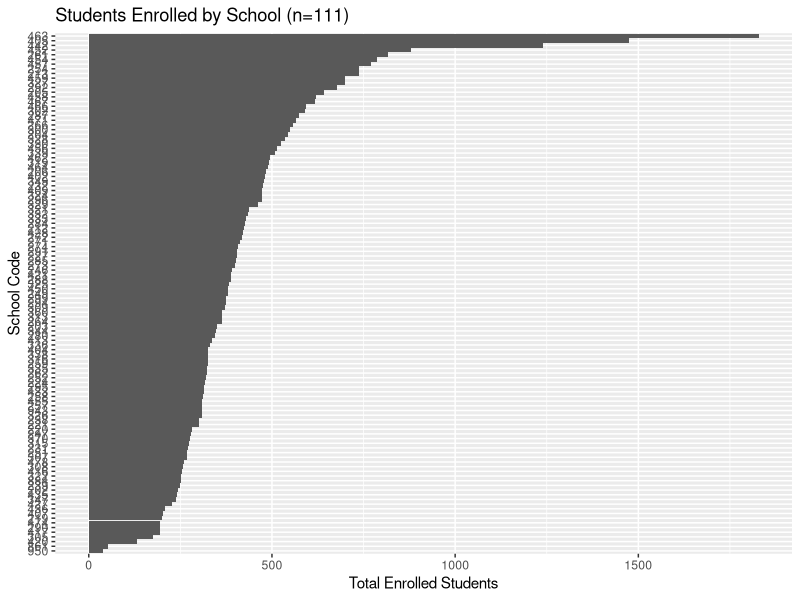
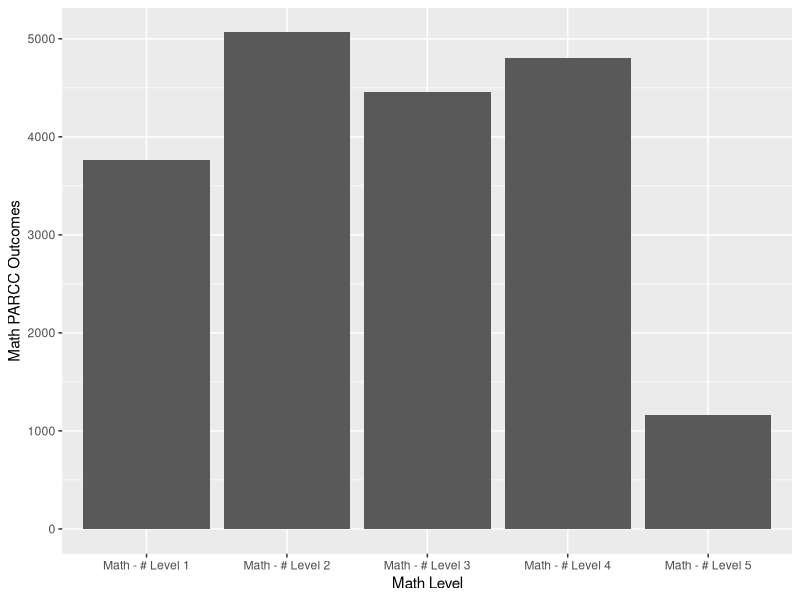
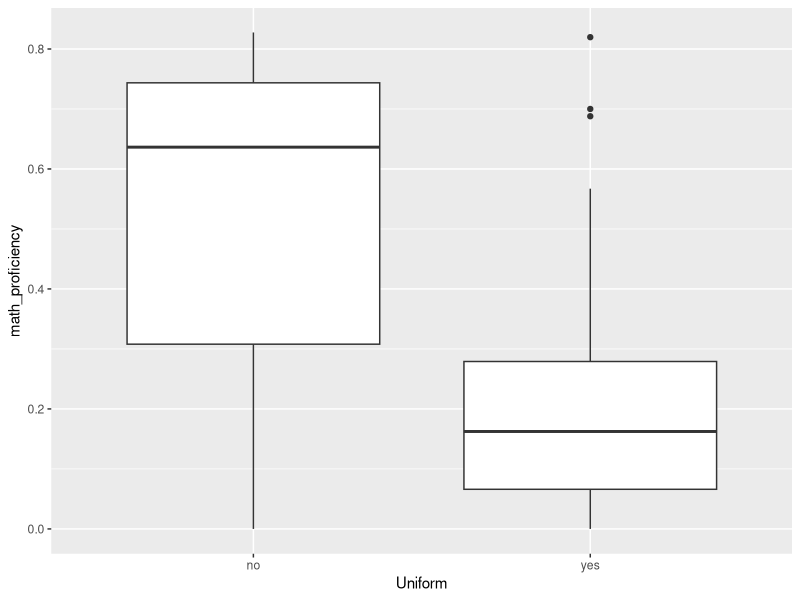

Recreate these plots in R, in order. (Note: this script raises an error after producing the figures.)
## ---- chunk 1
knitr::opts_chunk$set(
  echo = TRUE,
  message = FALSE,
  warning = FALSE
)

library(tidyverse)
library(scales)
library(modelr)
library(corrplot)

scores_all_grades <- read_csv("../data/DC/dcps_parcc_scores_all_grades_17_18.csv", na = c("n < 10")) %>% 
  filter(Grade != "ALL") %>% 
  filter(`School Code` != "DCPS") %>%
  mutate(`School Code` = as.numeric(`School Code`))

scores <- read_csv("../data/DC/dcps_parcc_scores_all_grades_17_18.csv", na = c("n < 10")) %>% 
  filter(Grade == "ALL") %>% #Show all grades
  select(-Grade) %>%
  filter(`School Code` != "DCPS") %>%
  mutate(`School Code` = as.numeric(`School Code`))

schools <- read_csv("../data/DC/dcps_school_scorecard_17_18_trimmed.csv") 

enrollment <- read_csv("../data/DC/enrollment-data-17-18.csv") %>% select(-Name)

budget <- read_csv("../data/DC/dcpsbudget.ourdcschools.org-budget-data.csv") %>% 
  filter(YEAR == 2018) %>% 
  select(-WARD, -SCHOOLNAME, -LAT,-LON,-YEAR ) %>%
  mutate(student_spending=AMT_ENROLLMENT/TOTALENROLLMENT)

dc <- scores %>% left_join(schools, by=c("School Code" = "Dir_School_Code")) %>%
  left_join(enrollment, by=c("School Code" = "Code")) %>%
  mutate(ela_tests = `# of English Language Arts (ELA) Test Takers`,
         ela_proficient = `ELA # Proficient`,
         math_tests = `# Math Test Takers`,
         math_proficient = `Math - # Proficient`,
         math_proficiency = math_proficient/math_tests,
         ela_proficiency = ela_proficient/ela_tests,
         Uniform = as.factor(Uniform)) %>%
  mutate(Safe_Truancy_Current_Year = as.numeric(sub("%", Safe_Truancy_Current_Year, replacement="")) / 100) %>%
  mutate(Perf_Teachers_Prior_Year = as.numeric(sub("%", Perf_Teachers_Prior_Year, replacement="")) / 100) %>%
  mutate(Perf_Teachers_Current_Year = as.numeric(sub("%", Perf_Teachers_Current_Year, replacement="")) / 100) %>%
  mutate(math_proficiency = math_proficient / math_tests) %>%
  mutate(Demo_Asian = as.numeric(sub("%", Demo_Asian, replacement="")) / 100) %>% 
  mutate(Demo_Black = as.numeric(sub("%", Demo_Black, replacement="")) / 100) %>% 
  mutate(Demo_Hispanic = as.numeric(sub("%", Demo_Hispanic, replacement="")) / 100) %>% 
  mutate(`Demo_N.Amer` = as.numeric(sub("%", `Demo_N.Amer`, replacement="")) / 100) %>% 
  mutate(Demo_White = as.numeric(sub("%", Demo_White, replacement="")) / 100) %>% 
  mutate(Demo_Multi = as.numeric(sub("%", Demo_Multi, replacement="")) / 100) %>% 
  mutate(Demo_NHawPI = as.numeric(sub("%", Demo_NHawPI, replacement="")) / 100) %>%
  mutate(Demo_Asian_Total = Demo_Asian * Enroll_Total) %>% 
  mutate(Demo_Black_Total = Demo_Black * Enroll_Total) %>% 
  mutate(Demo_Hispanic_Total = Demo_Hispanic * Enroll_Total) %>% 
  mutate(Demo_NAmer_Total = `Demo_N.Amer` * Enroll_Total) %>% 
  mutate(Demo_White_Total = Demo_White * Enroll_Total) %>% 
  mutate(Demo_Multi_Total = Demo_Multi * Enroll_Total) %>% 
  mutate(Demo_NHawPI_Total = Demo_NHawPI * Enroll_Total) %>%
  left_join(budget, by=c("School Code" = "SCHOOLCODE")) %>%
  rename(suspensions=Safe_Suspension_Current_Year) %>%
  mutate(suspensions = as.numeric(sub("%", suspensions, replacement="")) / 100) %>%
  mutate(high_suspensions = suspensions > .045) %>%
  mutate(student_spending_scale = student_spending - 4923) %>%
  mutate(math_percent_5 = `Math - # Level 5`/`# Math Test Takers`) %>%
  mutate(math_percent_1 = `Math - # Level 1`/`# Math Test Takers`) %>%
  mutate(math_percent_1_2 = (`Math - # Level 1`+`Math - # Level 2`)/`# Math Test Takers`)
  
## ---- chunk 2

ggplot(dc) + geom_col(width=1,aes(x=reorder(as.factor(`School Code`),`Total Enrolled`), y=`Total Enrolled`)) + coord_flip() + xlab("School Code") + ylab("Total Enrolled Students") + labs(title="Students Enrolled by School (n=111)")

## ---- chunk 3
summary(dc$`Total Enrolled`)
## ---- chunk 4
dc_math <- dc %>% gather(key=`Math Level`, value=`Math PARCC Outcomes`, `Math - # Level 1`, `Math - # Level 2`, `Math - # Level 3`, `Math - # Level 4`, `Math - # Level 4`, `Math - # Level 5`) %>% select(`Math Level`, `Math PARCC Outcomes`)

ggplot(dc_math) + geom_col(aes(x=`Math Level`, y=`Math PARCC Outcomes`))
## ---- chunk 5
dc %>% group_by(Dir_Ward) %>% summarise(`ELA Test Takers`=sum(`# of English Language Arts (ELA) Test Takers`, na.rm=T), 
                                             `ELA Proficient`=sum(`ELA # Proficient`, na.rm=T)) %>%
  mutate(`% ELA Proficient` = percent(`ELA Proficient` / `ELA Test Takers`)) %>%
  arrange(`% ELA Proficient`)
## ---- chunk 6
dc %>% group_by(Dir_Ward) %>% summarise(`Math Test Takers`=sum(`# Math Test Takers`, na.rm=T), 
                                             `Math Proficient`=sum(`Math - # Proficient`, na.rm=T)) %>%
  mutate(`% Math Proficient` = percent(`Math Proficient` / `Math Test Takers`)) %>%
  arrange(`% Math Proficient`)
## ---- chunk 7
dc %>% count(Uniform)
## ---- chunk 8
  ggplot(dc) + geom_boxplot(aes(x = Uniform, y=math_proficiency))
## ---- chunk 9
dc_demo <- dc %>% select(select_vars(names(dc), ends_with("_Total")), math_proficiency, Enroll_Total) 
dc_demo <- dc_demo %>% gather(key="Demo", value="Students", select_vars(names(dc_demo), starts_with("Demo")))

ggplot(dc_demo) + geom_col(aes(x=reorder(Demo, Students), y=Students)) + coord_flip()
## ---- chunk 10

fit <- lm(data=dc, math_proficiency ~ (Demo_Black))
summary(fit)

grid <- dc %>% data_grid(Demo_Black) %>% add_predictions(fit)

ggplot(dc, aes(Demo_Black, math_proficiency)) + 
  geom_point() + 
  geom_line(data = grid, aes(y = pred))

dc <- dc %>% add_residuals(fit)
ggplot(dc) + geom_point(aes(x=Demo_Black,y=resid)) 
# Is there a way to add a line based on intercept, coef alone?

#When I add Hispanic, the prediction for Demo_White/Asian turns negative??
#Compare below to fit <- lm(data=dc, math_proficiency ~ Demo_Black + Demo_Asian + Demo_White)
fit <- lm(data=dc, math_proficiency ~ Demo_Black + Demo_Asian + Demo_White + Demo_Hispanic)
summary(fit)

